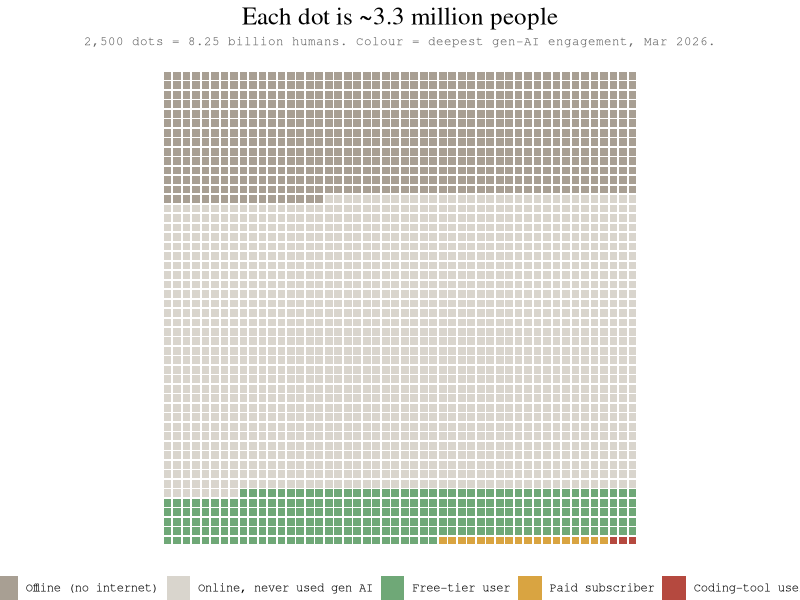

Recreate this plot in R.
## ---- chunk 1
#| label: setup
library(tidyverse)

n_side <- 50L
n_dots <- n_side^2

df <- read_csv("ai_adoption_timeseries.csv") |>
  select(snapshot_date, category, value_millions) |>
  pivot_wider(names_from = category, values_from = value_millions) |>
  mutate(
    coding  = coding_tool_users,
    paid    = pmax(paid_subscribers - coding_tool_users, 0),
    free    = pmax(genai_users_ever - paid_subscribers, 0),
    offline = offline_no_internet,
    never_online = world_population - genai_users_ever - offline_no_internet
  ) |>
  select(snapshot_date, world_population,
         offline, never_online, free, paid, coding) |>
  pivot_longer(-c(snapshot_date, world_population),
               names_to = "tier", values_to = "millions") |>
  mutate(tier = factor(
    tier,
    levels = c("offline", "never_online", "free", "paid", "coding"),
    labels = c("Offline (no internet)", "Online, never used gen AI",
               "Free-tier user", "Paid subscriber", "Coding-tool user")
  ))
## ---- chunk 2
#| label: allocate
allocate_dots <- function(millions, total_millions, n = n_dots) {
  raw   <- millions / total_millions * n
  base  <- floor(raw)
  base  <- if_else(millions > 0 & base == 0, 1, base)
  short <- n - sum(base)
  rem   <- raw - floor(raw)
  order_idx <- order(rem, decreasing = TRUE)
  add <- integer(length(millions))
  if (short > 0) add[order_idx[seq_len(short)]] <- 1L
  if (short < 0) {
    big <- order(base, decreasing = TRUE)
    add[big[seq_len(-short)]] <- -1L
  }
  base + add
}

grid <- df |>
  group_by(snapshot_date) |>
  mutate(dots = allocate_dots(millions, first(world_population))) |>
  reframe(tier = rep(tier, dots)) |>
  group_by(snapshot_date) |>
  mutate(idx = row_number() - 1L,
         col = idx %% n_side,
         row = idx %/% n_side) |>
  ungroup()

pal <- c(
  "Offline (no internet)"     = "#A89F93",
  "Online, never used gen AI" = "#D9D5CD",
  "Free-tier user"            = "#6FA877",
  "Paid subscriber"           = "#D9A441",
  "Coding-tool user"          = "#B5493F"
)
## ---- chunk 3
#| label: fig-waffle-latest
#| fig-cap: >
#|   The corrected chart, March 2026. Compared with the viral original:
#|   users applied to the right denominator, paid and coding tiers scaled
#|   to reported subscriber figures, and the offline population split out
#|   of the grey monolith.
#| fig-width: 7
#| fig-height: 8
latest <- max(grid$snapshot_date)
pop_latest <- df |>
  filter(snapshot_date == latest) |>
  pull(world_population) |>
  first()

grid |>
  filter(snapshot_date == latest) |>
  ggplot(aes(col, -row, fill = tier)) +
  geom_tile(width = 0.82, height = 0.82) +
  scale_fill_manual(values = pal, name = NULL) +
  coord_equal() +
  theme_void(base_family = "mono") +
  theme(legend.position = "bottom",
        plot.title = element_text(family = "serif", size = 18, hjust = 0.5),
        plot.subtitle = element_text(size = 9, hjust = 0.5,
                                     colour = "grey40")) +
  labs(
    title = sprintf("Each dot is ~%.1f million people",
                    pop_latest / n_dots),
    subtitle = sprintf(
      "2,500 dots = %.2f billion humans. Colour = deepest gen-AI engagement, %s.",
      pop_latest / 1000, format(latest, "%b %Y"))
  )
